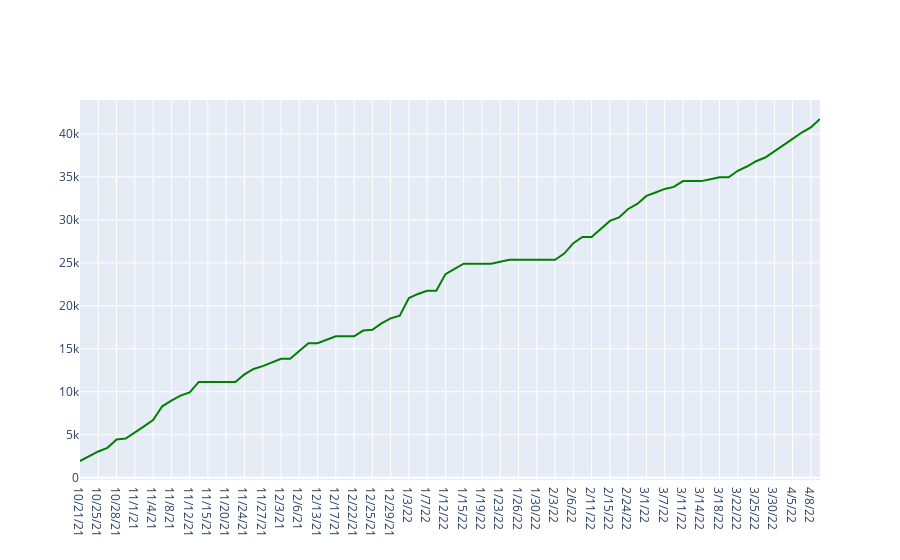

The notebook cell this image was saved under:
### Code cell
team_value='ATL'
data = pd.read_csv('schedule_cd.csv')
d=data[data['team']==team_value].sort_values(by='datetime', key=pd.to_datetime)
d=d[d['season']==2022]

fig = go.Figure()
fig.add_trace(
    go.Scatter(x = d['datetime'], 
            y = d['cd'],
            mode = 'lines',
            line={'color': 'green'},
            name=team_value,
            )
)
fig.show()
